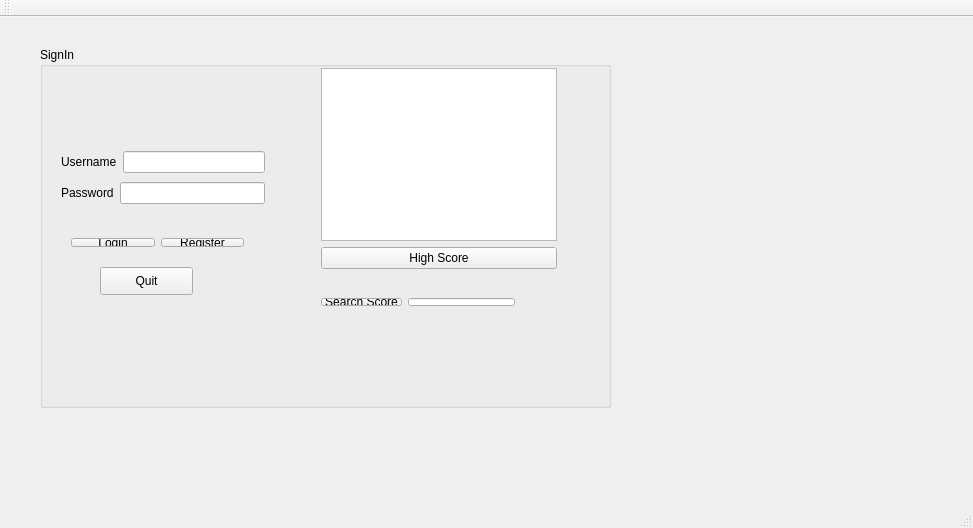
<?xml version="1.0" encoding="UTF-8"?>
<ui version="4.0">
 <class>MainWindow</class>
 <widget class="QMainWindow" name="MainWindow">
  <property name="geometry">
   <rect>
    <x>0</x>
    <y>0</y>
    <width>973</width>
    <height>528</height>
   </rect>
  </property>
  <property name="windowTitle">
   <string>MainWindow</string>
  </property>
  <widget class="QWidget" name="centralWidget">
   <widget class="QGroupBox" name="groupBox">
    <property name="geometry">
     <rect>
      <x>40</x>
      <y>30</y>
      <width>571</width>
      <height>361</height>
     </rect>
    </property>
    <property name="title">
     <string>SignIn</string>
    </property>
    <widget class="QWidget" name="layoutWidget">
     <property name="geometry">
      <rect>
       <x>10</x>
       <y>90</y>
       <width>226</width>
       <height>81</height>
      </rect>
     </property>
     <layout class="QVBoxLayout" name="verticalLayout">
      <item>
       <layout class="QHBoxLayout" name="horizontalLayout">
        <item>
         <widget class="QLabel" name="label">
          <property name="text">
           <string>Username</string>
          </property>
         </widget>
        </item>
        <item>
         <widget class="QLineEdit" name="lineEdit_userName"/>
        </item>
       </layout>
      </item>
      <item>
       <layout class="QHBoxLayout" name="horizontalLayout_2">
        <item>
         <widget class="QLabel" name="label_2">
          <property name="text">
           <string>Password</string>
          </property>
         </widget>
        </item>
        <item>
         <widget class="QLineEdit" name="lineEdit_Password">
          <property name="echoMode">
           <enum>QLineEdit::Normal</enum>
          </property>
         </widget>
        </item>
       </layout>
      </item>
     </layout>
    </widget>
    <widget class="QPushButton" name="pushButton_Quit">
     <property name="geometry">
      <rect>
       <x>60</x>
       <y>220</y>
       <width>93</width>
       <height>28</height>
      </rect>
     </property>
     <property name="text">
      <string>Quit</string>
     </property>
    </widget>
    <widget class="QWidget" name="layoutWidget">
     <property name="geometry">
      <rect>
       <x>20</x>
       <y>180</y>
       <width>195</width>
       <height>31</height>
      </rect>
     </property>
     <layout class="QHBoxLayout" name="horizontalLayout_3">
      <item>
       <widget class="QPushButton" name="pushButton_Login">
        <property name="text">
         <string>Login</string>
        </property>
       </widget>
      </item>
      <item>
       <widget class="QPushButton" name="pushButton_Register">
        <property name="text">
         <string>Register</string>
        </property>
       </widget>
      </item>
     </layout>
    </widget>
    <widget class="QLabel" name="label_3">
     <property name="geometry">
      <rect>
       <x>90</x>
       <y>290</y>
       <width>47</width>
       <height>13</height>
      </rect>
     </property>
     <property name="text">
      <string/>
     </property>
    </widget>
    <widget class="QLabel" name="label_pic">
     <property name="geometry">
      <rect>
       <x>-10</x>
       <y>270</y>
       <width>561</width>
       <height>91</height>
      </rect>
     </property>
     <property name="text">
      <string/>
     </property>
     <property name="pixmap">
      <pixmap>planes.png</pixmap>
     </property>
    </widget>
    <widget class="QWidget" name="layoutWidget">
     <property name="geometry">
      <rect>
       <x>270</x>
       <y>240</y>
       <width>216</width>
       <height>30</height>
      </rect>
     </property>
     <layout class="QHBoxLayout" name="horizontalLayout_5">
      <item>
       <widget class="QPushButton" name="pushButton_search">
        <property name="text">
         <string>Search Score</string>
        </property>
       </widget>
      </item>
      <item>
       <widget class="QLineEdit" name="lineEdit_search"/>
      </item>
     </layout>
    </widget>
    <widget class="QWidget" name="layoutWidget">
     <property name="geometry">
      <rect>
       <x>270</x>
       <y>10</y>
       <width>258</width>
       <height>223</height>
      </rect>
     </property>
     <layout class="QVBoxLayout" name="verticalLayout_2">
      <item>
       <widget class="QTextBrowser" name="textBrowser"/>
      </item>
      <item>
       <widget class="QPushButton" name="pushButton_HighScore">
        <property name="text">
         <string>High Score</string>
        </property>
       </widget>
      </item>
     </layout>
    </widget>
   </widget>
  </widget>
  <widget class="QMenuBar" name="menuBar">
   <property name="geometry">
    <rect>
     <x>0</x>
     <y>0</y>
     <width>973</width>
     <height>26</height>
    </rect>
   </property>
  </widget>
  <widget class="QToolBar" name="mainToolBar">
   <attribute name="toolBarArea">
    <enum>TopToolBarArea</enum>
   </attribute>
   <attribute name="toolBarBreak">
    <bool>false</bool>
   </attribute>
  </widget>
  <widget class="QStatusBar" name="statusBar"/>
 </widget>
 <layoutdefault spacing="6" margin="11"/>
 <resources/>
 <connections/>
</ui>
